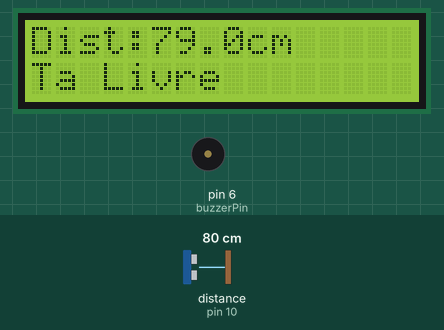
This sketch was run on a simulated Arduino Uno, built with avr-gcc and run on an emulated ATmega328P. Shown: 16×2 character LCD, buzzer (waves = sounding, pin HIGH). Wiring (inferred from the names in the program): ultrasonic range finder: trigger pin 9; echo pin 10. The test bench sets the inputs (shaded band); at power-on: distance to the obstacle (sensor on pin 10) 80 cm. The echo pulse lasts 58.3 µs per cm; pins used as bus, display or sensor lines are not drawn; what the sketch prints to the serial monitor is not drawn.

Above: at 3.2 s.
3.3 s: distance to the obstacle (sensor on pin 10) set to 56 cm
At 4.6 s:
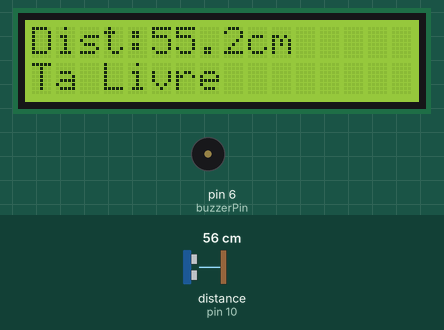
4.9 s: distance to the obstacle (sensor on pin 10) set to 46 cm
At 6.0 s:
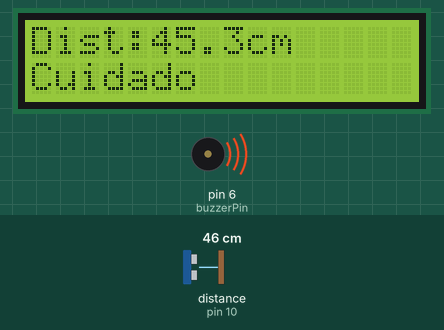
7.9 s: distance to the obstacle (sensor on pin 10) set to 9 cm
At 8.1 s:
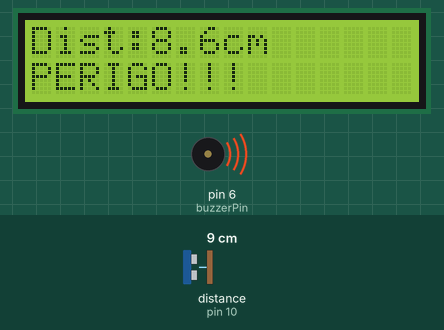
10.1 s: distance to the obstacle (sensor on pin 10) set to 12 cm
At 10.69 s:
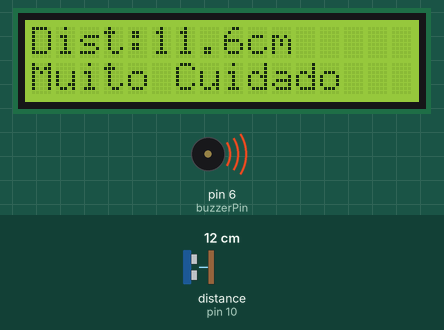
13.1 s: distance to the obstacle (sensor on pin 10) set to 2 cm
At 14.2 s:
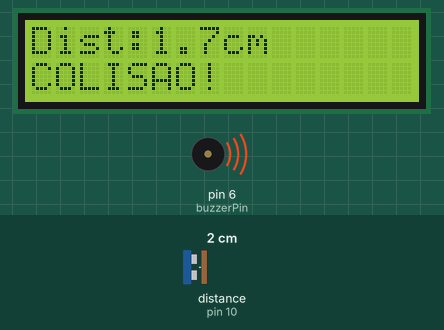
16.1 s: distance to the obstacle (sensor on pin 10) set to 4 cm
At 17.1 s:
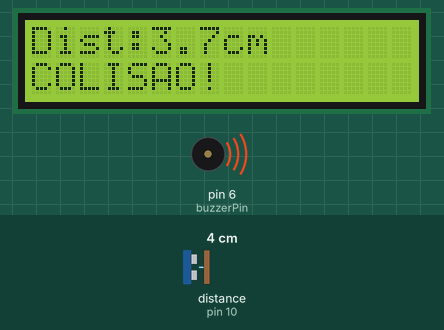
17.8 s: distance to the obstacle (sensor on pin 10) set to 7 cm
Timing chart, 0 to 20.3 s (numbered marks = the images above; inputs shaded):
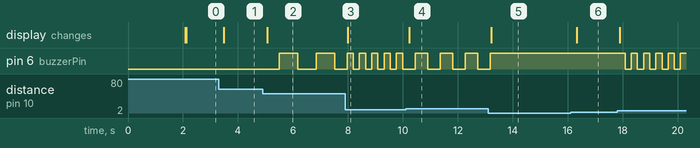

The sketch:

sensor_proximsys.ino
```cpp
// ATENÇÃO, Aqui é Só pra leitura e poder ver o código, para rodar é pelo app.py

#include <Wire.h>
#include <LiquidCrystal_I2C.h>

// Endereco I2C do LCD
LiquidCrystal_I2C lcd(0x27, 16, 2);

// Pinos do sensor ultrassonico
const int trigPin = 9;
const int echoPin = 10;

// Pino do buzzer ativo de 2 pinos
const int buzzerPin = 6;

// Variaveis
long duracao;
float distancia;
String status;

// Controle do buzzer sem travar o loop
unsigned long ultimoToggleBuzzer = 0;
bool estadoBuzzer = false;

void setup() {

  // Inicia comunicacao serial com o PC/Python
  Serial.begin(9600);

  // Configura pinos
  pinMode(trigPin, OUTPUT);
  pinMode(echoPin, INPUT);
  pinMode(buzzerPin, OUTPUT);

  // Garante buzzer desligado no inicio
  digitalWrite(buzzerPin, LOW);

  // Inicia LCD
  lcd.init();
  lcd.backlight();

  // Tela inicial
  lcd.setCursor(0, 0);
  lcd.print("Sistema ON");

  lcd.setCursor(0, 1);
  lcd.print("Iniciando...");

  delay(2000);

  lcd.clear();
}

void loop() {

  // Limpa TRIG
  digitalWrite(trigPin, LOW);
  delayMicroseconds(2);

  // Envia pulso ultrassonico
  digitalWrite(trigPin, HIGH);
  delayMicroseconds(10);
  digitalWrite(trigPin, LOW);

  // Le tempo do echo com timeout para nao travar o sistema
  duracao = pulseIn(echoPin, HIGH, 30000);

  // Se nao recebeu eco, considera muito longe
  if (duracao == 0) {
    distancia = 999.0;
    status = "TA_LIVRE";
  } else {
    // Calcula distancia em cm
    distancia = duracao * 0.034 / 2;

    // Define status de risco
    if (distancia > 50) {
      status = "TA_LIVRE";
    }
    else if (distancia > 20) {
      status = "CUIDADO";
    }
    else if (distancia > 10) {
      status = "MUITO_CUIDADO";
    }
    else if (distancia > 5) {
      status = "PERIGO";
    }
    else {
      status = "COLISAO_EMINENTE";
    }
  }

  // Envia dados pro Python
  // Formato:
  // distancia,status
  // Exemplo:
  // 12.50,CUIDADO
  Serial.print(distancia);
  Serial.print(",");
  Serial.println(status);

  // Controla buzzer conforme a distancia
  controlarBuzzer();

  // Atualiza LCD
  lcd.clear();

  // Linha 1 -> distancia
  lcd.setCursor(0, 0);
  lcd.print("Dist:");
  lcd.print(distancia, 1);
  lcd.print("cm");

  // Linha 2 -> status
  lcd.setCursor(0, 1);

  if (status == "TA_LIVRE") {
    lcd.print("Ta Livre");
  }
  else if (status == "CUIDADO") {
    lcd.print("Cuidado");
  }
  else if (status == "MUITO_CUIDADO") {
    lcd.print("Muito Cuidado");
  }
  else if (status == "PERIGO") {
    lcd.print("PERIGO!!!");
  }
  else {
    lcd.print("COLISAO!");
  }

  // Pequena pausa para deixar o sistema fluido
  delay(200);
}

void controlarBuzzer() {

  unsigned long agora = millis();

  // TA_LIVRE -> sem som
  if (status == "TA_LIVRE") {
    digitalWrite(buzzerPin, LOW);
    estadoBuzzer = false;
    ultimoToggleBuzzer = agora;
    return;
  }

  // COLISAO_EMINENTE -> som continuo
  if (status == "COLISAO_EMINENTE") {
    digitalWrite(buzzerPin, HIGH);
    return;
  }

  // Define intervalo do bip conforme o risco
  unsigned long intervalo = 0;

  if (status == "CUIDADO") {
    intervalo = 500;
  }
  else if (status == "MUITO_CUIDADO") {
    intervalo = 250;
  }
  else if (status == "PERIGO") {
    intervalo = 100;
  }
  else {
    digitalWrite(buzzerPin, LOW);
    estadoBuzzer = false;
    ultimoToggleBuzzer = agora;
    return;
  }

  // Alterna o estado do buzzer no intervalo definido
  if (agora - ultimoToggleBuzzer >= intervalo) {
    ultimoToggleBuzzer = agora;
    estadoBuzzer = !estadoBuzzer;
    digitalWrite(buzzerPin, estadoBuzzer ? HIGH : LOW);
  }
}
```

Measured:
- the behaviour switches between 51 and 50 cm on distance to the obstacle (sensor on pin 10) (found by bisection; images 1 and 2)
- the behaviour switches between 10 and 11 cm on distance to the obstacle (sensor on pin 10) (found by bisection; images 3 and 4)
- after the input at 3.3 s, the display: changes after 0.18 s (image 1)
- after the input at 4.9 s, pin 6 (buzzerPin): alternates HIGH for 0.68 s and LOW for 0.68 s, starting after 0.60 s; the display: changes after 0.17 s (image 2)
- after the input at 7.9 s, the display: changes after 0.10 s (image 3)
- after the input at 10.1 s, pin 6 (buzzerPin): alternates HIGH for 0.46 s and LOW for 0.46 s, starting after 0.34 s; the display: changes after 0.14 s (image 4)
- after the input at 13.1 s, pin 6 (buzzerPin): goes on until 13.2 s, then stays HIGH; the display: changes after 0.11 s (image 5)
- after the input at 16.1 s, the display: changes after 0.22 s (image 6)
- after the input at 17.8 s, pin 6 (buzzerPin): alternates HIGH for 0.22 s and LOW for 0.22 s, starting after 0.29 s
